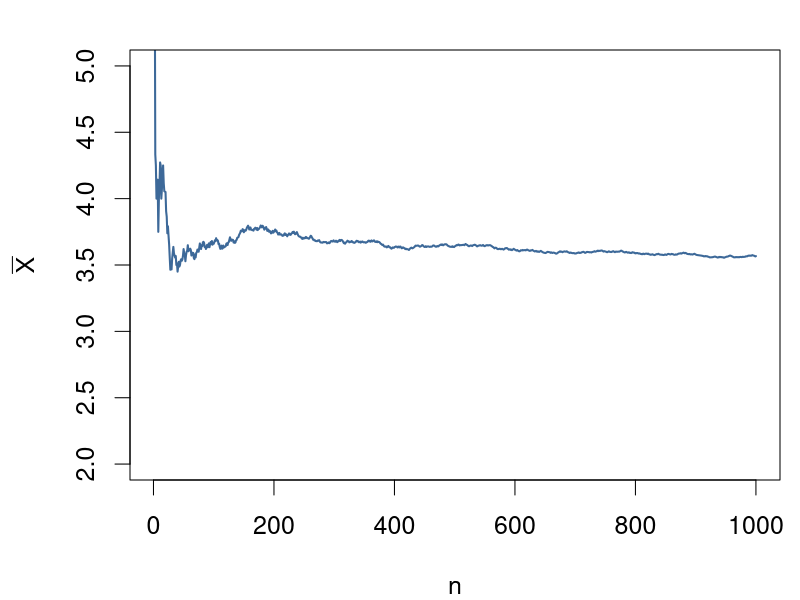

Write R code to recreate this figure.
means <- vector(length=1000)

sum <- 0
for (n in 1:1000) {
  sum <- sum + sample(1:6, 1)
  means[n] <- sum / n
}

par(mai=c(1.2,1.3,0.5,0.2), cex=1.5)
plot(ts(means, start=1), type="l", ylim=c(2.0,5.0),
     col=c("#3D6999"), lwd=2, xlab="n", ylab=expression(bar(X)))
